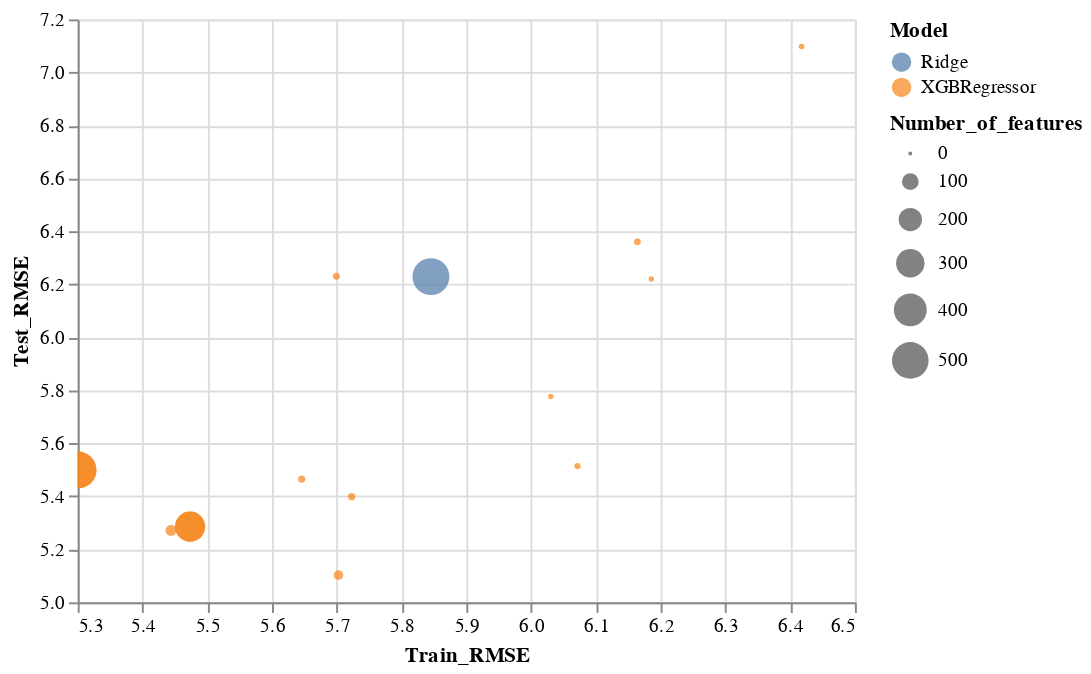

The notebook cell this image was saved under:
### Code cell
alt.Chart(combined_df).mark_circle().encode(
    alt.X('Train_RMSE', scale=alt.Scale(zero=False)),
    alt.Y('Test_RMSE', scale=alt.Scale(zero=False, padding=1)),
    color='Model',
    size='Number_of_features',
    tooltip=['Input_filename', 'Number_of_features', 'Train_RMSE', 'Test_RMSE']
    ).interactive()

### Figure 1 — Vega-Lite specification as saved in the notebook (floating-point values rounded to 4 significant figures)
{"config": {"view": {"continuousWidth": 400, "continuousHeight": 300}}, "data": {"name": "data-093d0f60393d0ebc41fecccc1700ef7b"}, "mark": "circle", "encoding": {"color": {"type": "nominal", "field": "Model"}, "size": {"type": "quantitative", "field": "Number_of_features"}, "tooltip": [{"type": "nominal", "field": "Input_filename"}, {"type": "quantitative", "field": "Number_of_features"}, {"type": "quantitative", "field": "Train_RMSE"}, {"type": "quantitative", "field": "Test_RMSE"}], "x": {"type": "quantitative", "field": "Train_RMSE", "scale": {"zero": false}}, "y": {"type": "quantitative", "field": "Test_RMSE", "scale": {"padding": 1, "zero": false}}}, "selection": {"selector001": {"type": "interval", "bind": "scales", "encodings": ["x", "y"]}}, "$schema": "https://vega.github.io/schema/vega-lite/v4.8.1.json", "datasets": {"data-093d0f60393d0ebc41fecccc1700ef7b": [{"Model": "XGBRegressor", "Gridsearch_Params": "base_score=0.5, booster='gbtree', colsample_bylevel=1,\n             colsample_bynode=1, colsample_bytree=1, gamma=5, gpu_id=-1,\n             importance_type='gain', interaction_constraints='',\n             learning_rate=0.300000012, max_delta_step=0, max_depth=6,\n             min_child_weight=1, missing=nan, monotone_constraints='", "Train_RMSE": 5.723, "Test_RMSE": 5.399, "Number_of_features": 14, "Y_value": "wmoclientenper1000inwoners", "Input_filename": "df_preprocessed_202104111447_No_Relative_Lasso_Coef_Basic_Luuk.parquet.gzip", "Output_filename": "../../data/best_model_202104120948.pickle"}, {"Model": "XGBRegressor", "Gridsearch_Params": "base_score=0.5, booster='gbtree', colsample_bylevel=1,\n             colsample_bynode=1, colsample_bytree=1, gamma=2, gpu_id=-1,\n             importance_type='gain', interaction_constraints='',\n             learning_rate=0.300000012, max_delta_step=0, max_depth=6,\n             min_child_weight=1, missing=nan, monotone_constraints='", "Train_RMSE": 5.474, "Test_RMSE": 5.286, "Number_of_features": 338, "Y_value": "wmoclientenper1000inwoners", "Input_filename": "df_preprocessed_202104042151_No_Relative.parquet.gzip", "Output_filename": "../../data/best_model_202104150934.pickle"}, {"Model": "XGBRegressor", "Gridsearch_Params": "base_score=0.5, booster='gbtree', colsample_bylevel=1,\n             colsample_bynode=1, colsample_bytree=1, gamma=2, gpu_id=-1,\n             importance_type='gain', interaction_constraints='',\n             learning_rate=0.300000012, max_delta_step=0, max_depth=6,\n             min_child_weight=1, missing=nan, monotone_constraints='", "Train_RMSE": 6.186, "Test_RMSE": 6.22, "Number_of_features": 5, "Y_value": "wmoclientenper1000inwoners", "Input_filename": "df_preprocessed_202104151141_Minimum_Mark.parquet.gzip", "Output_filename": "../../data/best_model_202104151142.pickle"}, {"Model": "XGBRegressor", "Gridsearch_Params": "base_score=0.5, booster='gbtree', colsample_bylevel=1,\n             colsample_bynode=1, colsample_bytree=1, gamma=0.5, gpu_id=-1,\n             importance_type='gain', interaction_constraints='',\n             learning_rate=0.300000012, max_delta_step=0, max_depth=6,\n             min_child_weight=1, missing=nan, monotone_constraints='", "Train_RMSE": 6.031, "Test_RMSE": 5.777, "Number_of_features": 6, "Y_value": "wmoclientenper1000inwoners", "Input_filename": "df_preprocessed_202104150929_Minimum_Mark.parquet.gzip", "Output_filename": "../../data/best_model_202104150932.pickle"}, {"Model": "XGBRegressor", "Gridsearch_Params": "base_score=0.5, booster='gbtree', colsample_bylevel=1,\n             colsample_bynode=1, colsample_bytree=1, gamma=1.5, gpu_id=-1,\n             importance_type='gain', interaction_constraints='',\n             learning_rate=0.300000012, max_delta_step=0, max_depth=6,\n             min_child_weight=1, missing=nan, monotone_constraints='", "Train_RMSE": 6.072, "Test_RMSE": 5.515, "Number_of_features": 9, "Y_value": "wmoclientenper1000inwoners", "Input_filename": "df_preprocessed_202104042151_Minimum_Maikel.parquet.gzip", "Output_filename": "../../data/best_model_202104150933.pickle"}, {"Model": "XGBRegressor", "Gridsearch_Params": "base_score=0.5, booster='gbtree', colsample_bylevel=1,\n             colsample_bynode=1, colsample_bytree=1, gamma=0.5, gpu_id=-1,\n             importance_type='gain', interaction_constraints='',\n             learning_rate=0.300000012, max_delta_step=0, max_depth=6,\n             min_child_weight=1, missing=nan, monotone_constraints='", "Train_RMSE": 5.3, "Test_RMSE": 5.499, "Number_of_features": 508, "Y_value": "wmoclientenper1000inwoners", "Input_filename": "df_preprocessed_202104042151_All.parquet.gzip", "Output_filename": "../../data/best_model_202104150931.pickle"}, {"Model": "XGBRegressor", "Gridsearch_Params": "base_score=0.5, booster='gbtree', colsample_bylevel=1,\n             colsample_bynode=1, colsample_bytree=1, gamma=1, gpu_id=-1,\n             importance_type='gain', interaction_constraints='',\n             learning_rate=0.300000012, max_delta_step=0, max_depth=6,\n             min_child_weight=1, missing=nan, monotone_constraints='", "Train_RMSE": 5.703, "Test_RMSE": 5.103, "Number_of_features": 29, "Y_value": "wmoclientenper1000inwoners", "Input_filename": "df_preprocessed_202104151343_Boerenverstand_Mark.parquet.gzip", "Output_filename": "../../data/best_model_202104151347.pickle"}, {"Model": "XGBRegressor", "Gridsearch_Params": "base_score=0.5, booster='gbtree', colsample_bylevel=1,\n             colsample_bynode=1, colsample_bytree=1, gamma=2, gpu_id=-1,\n             importance_type='gain', interaction_constraints='',\n             learning_rate=0.300000012, max_delta_step=0, max_depth=6,\n             min_child_weight=1, missing=nan, monotone_constraints='", "Train_RMSE": 5.699, "Test_RMSE": 6.231, "Number_of_features": 13, "Y_value": "wmoclientenper1000inwoners", "Input_filename": "df_preprocessed_202104121028_No_Relative_FI_Edited.parquet.gzip", "Output_filename": "../../data/best_model_202104121029.pickle"}, {"Model": "XGBRegressor", "Gridsearch_Params": "base_score=0.5, booster='gbtree', colsample_bylevel=1,\n             colsample_bynode=1, colsample_bytree=1, gamma=2, gpu_id=-1,\n             importance_type='gain', interaction_constraints='',\n             learning_rate=0.300000012, max_delta_step=0, max_depth=6,\n             min_child_weight=1, missing=nan, monotone_constraints='", "Train_RMSE": 5.474, "Test_RMSE": 5.286, "Number_of_features": 338, "Y_value": "wmoclientenper1000inwoners", "Input_filename": "df_preprocessed_202104111447_No_Relative.parquet.gzip", "Output_filename": "../../data/best_model_202104121014.pickle"}, {"Model": "XGBRegressor", "Gridsearch_Params": "base_score=0.5, booster='gbtree', colsample_bylevel=1,\n             colsample_bynode=1, colsample_bytree=1, gamma=2, gpu_id=-1,\n             importance_type='gain', interaction_constraints='',\n             learning_rate=0.300000012, max_delta_step=0, max_depth=6,\n             min_child_weight=1, missing=nan, monotone_constraints='", "Train_RMSE": 5.444, "Test_RMSE": 5.271, "Number_of_features": 41, "Y_value": "wmoclientenper1000inwoners", "Input_filename": "Hier komt uiteindelijk de input_filename_locatie", "Output_filename": "../../data/best_model_202104142142.pickle"}, {"Model": "XGBRegressor", "Gridsearch_Params": "base_score=0.5, booster='gbtree', colsample_bylevel=1,\n             colsample_bynode=1, colsample_bytree=1, gamma=0.5, gpu_id=-1,\n             importance_type='gain', interaction_constraints='',\n             learning_rate=0.300000012, max_delta_step=0, max_depth=6,\n             min_child_weight=1, missing=nan, monotone_constraints='", "Train_RMSE": 5.3, "Test_RMSE": 5.499, "Number_of_features": 508, "Y_value": "wmoclientenper1000inwoners", "Input_filename": "df_preprocessed_202104111447_All.parquet.gzip", "Output_filename": "../../data/best_model_202104121018.pickle"}, {"Model": "Ridge", "Gridsearch_Params": "alpha=1", "Train_RMSE": 5.845, "Test_RMSE": 6.229, "Number_of_features": 508, "Y_value": "wmoclientenper1000inwoners", "Input_filename": "Hier komt uiteindelijk de input_filename_locatie", "Output_filename": "../../data/best_model_202104042152.pickle"}, {"Model": "XGBRegressor", "Gridsearch_Params": "base_score=0.5, booster='gbtree', colsample_bylevel=1,\n             colsample_bynode=1, colsample_bytree=1, gamma=0.5, gpu_id=-1,\n             importance_type='gain', interaction_constraints='',\n             learning_rate=0.300000012, max_delta_step=0, max_depth=6,\n             min_child_weight=1, missing=nan, monotone_constraints='", "Train_RMSE": 6.418, "Test_RMSE": 7.098, "Number_of_features": 6, "Y_value": "wmoclientenper1000inwoners", "Input_filename": "df_preprocessed_202104111447_No_Relative_Minimum_Luuk.parquet.gzip", "Output_filename": "../../data/best_model_202104120952.pickle"}, {"Model": "XGBRegressor", "Gridsearch_Params": "base_score=0.5, booster='gbtree', colsample_bylevel=1,\n             colsample_bynode=1, colsample_bytree=1, gamma=2, gpu_id=-1,\n             importance_type='gain', interaction_constraints='',\n             learning_rate=0.300000012, max_delta_step=0, max_depth=6,\n             min_child_weight=1, missing=nan, monotone_constraints='", "Train_RMSE": 6.164, "Test_RMSE": 6.361, "Number_of_features": 12, "Y_value": "wmoclientenper1000inwoners", "Input_filename": "df_preprocessed_202104111447_No_Relative_RF_FI_Basic_Luuk.parquet.gzip", "Output_filename": "../../data/best_model_202104120950.pickle"}, {"Model": "XGBRegressor", "Gridsearch_Params": "base_score=0.5, booster='gbtree', colsample_bylevel=1,\n             colsample_bynode=1, colsample_bytree=1, gamma=1.5, gpu_id=-1,\n             importance_type='gain', interaction_constraints='',\n             learning_rate=0.300000012, max_delta_step=0, max_depth=6,\n             min_child_weight=1, missing=nan, monotone_constraints='", "Train_RMSE": 5.646, "Test_RMSE": 5.465, "Number_of_features": 14, "Y_value": "wmoclientenper1000inwoners", "Input_filename": "df_preprocessed_202104111447_No_Relative_XGB_FI_Basic_Luuk.parquet.gzip", "Output_filename": "../../data/best_model_202104120951.pickle"}]}}
